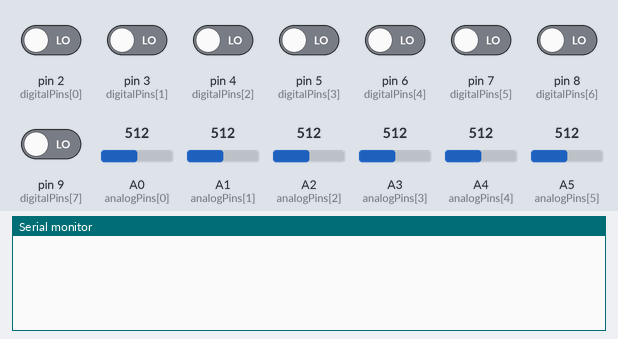
Recording of a sketch running on a simulated Arduino Uno, built with avr-gcc and run on an emulated ATmega328P. On the bench: the last lines printed to the serial monitor. The test bench sets the inputs (shaded band); at power-on: pin 2 (digitalPins[0]), pin 3 (digitalPins[1]), pin 4 (digitalPins[2]), pin 5 (digitalPins[3]), pin 6 (digitalPins[4]), pin 7 (digitalPins[5]), pin 8 (digitalPins[6]), pin 9 (digitalPins[7]) LOW, A0 (analogPins[0]) = 512, A1 (analogPins[1]) = 512, A2 (analogPins[2]) = 512, A3 (analogPins[3]) = 512, A4 (analogPins[4]) = 512, A5 (analogPins[5]) = 512.

Above: at 2.2 s.
2.3 s: pin 2 (digitalPins[0]) driven HIGH
At 4.2 s:
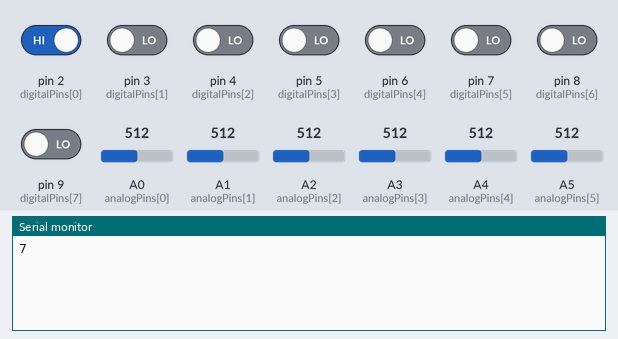
5.0 s: pin 3 (digitalPins[1]) driven HIGH
At 5.8 s:
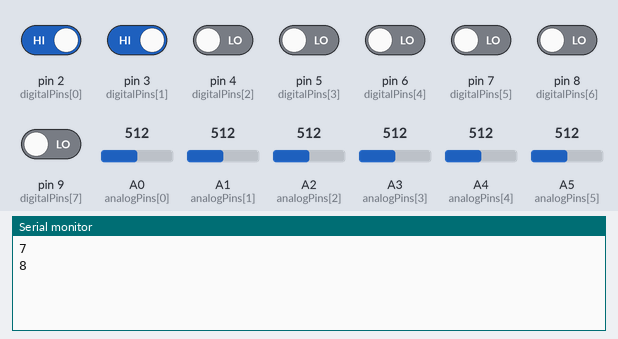
6.5 s: pin 4 (digitalPins[2]) driven HIGH
At 7.3 s:
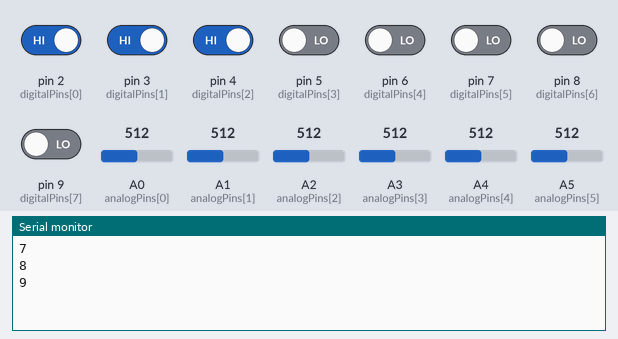
8.0 s: pin 5 (digitalPins[3]) driven HIGH
At 8.7 s:
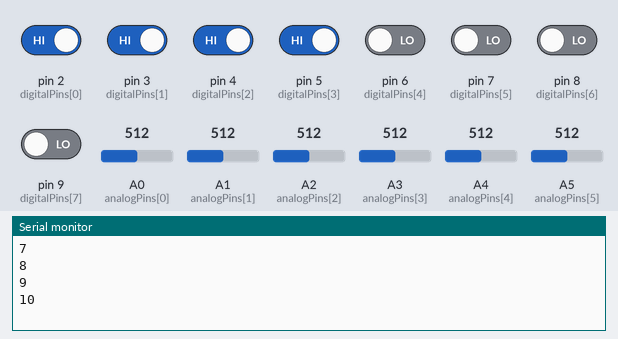
9.5 s: pin 6 (digitalPins[4]) driven HIGH
At 10.6 s:
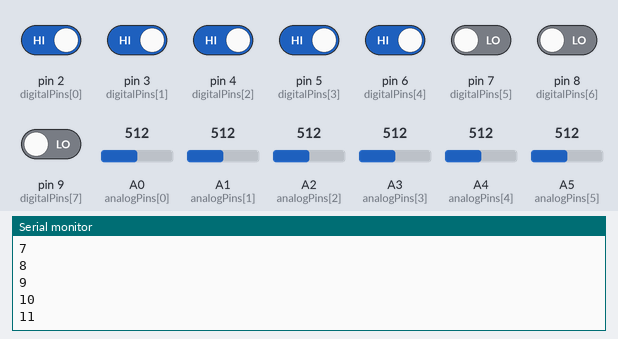
11.0 s: pin 7 (digitalPins[5]) driven HIGH
At 12.1 s:
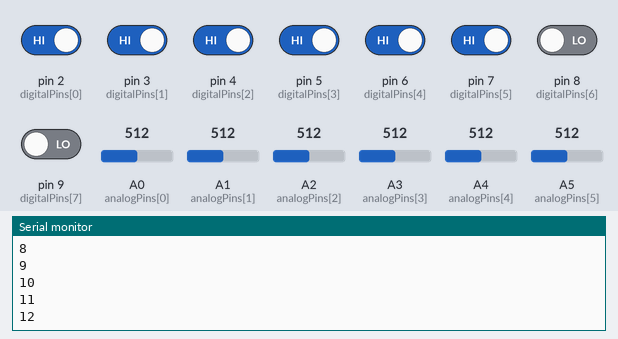
Timing chart, 0 to 13.5 s (numbered marks = the images above; inputs shaded):
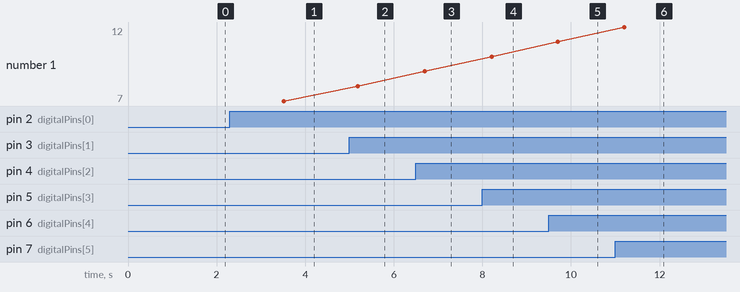

The sketch:

1.ino
```cpp
// 定义引脚：A0-A5作为模拟输入（对应音频1-6），2-9作为数字输入（对应音频7-14）
const int analogPins[] = {A0, A1, A2, A3, A4, A5};  // 6个模拟引脚
const int digitalPins[] = {2, 3, 4, 5, 6, 7, 8, 9};  // 8个数字引脚
const int totalPins = 14;  // 总共14个输入

// 模拟输入的阈值和去抖设置
const int analogThreshold = 190;
const unsigned long debounceDelay = 1200;

// 模拟输入相关变量
int lastAnalogValues[6];
// 数字输入相关变量
int lastDigitalStates[8];  // 8个数字引脚的上一次状态
int digitalStateCounter[8] = {0};  // 8个数字引脚的状态稳定计数器
const int digitalStableThreshold = 10;  // 需要连续检测到10次才认为状态改变
unsigned long lastTriggerTime[14] = {0};  // 14个引脚的触发时间

// 全局触发锁定：确保同一时刻只能有一个引脚触发
unsigned long globalLastTriggerTime = 0;
const unsigned long globalDebounceDelay = 1000;
const unsigned long digitalDebounceDelay = 3500;  // 数字引脚专用延迟

// 模拟输入平滑滤波
const int numReadings = 5;
int readings[6][5];
int readIndex[6] = {0};
int total[6] = {0};

void setup() {
  Serial.begin(9600);

  // 初始化数字引脚2-9为输入模式（不使用上拉电阻）
  for (int i = 0; i < 8; i++) {
    pinMode(digitalPins[i], INPUT);
    lastDigitalStates[i] = digitalRead(digitalPins[i]);
  }

  // 初始化模拟引脚A0-A5
  for (int i = 0; i < 6; i++) {
    for (int j = 0; j < numReadings; j++) {
      readings[i][j] = 0;
    }
    lastAnalogValues[i] = analogRead(analogPins[i]);
  }

  delay(1000);  // 等待串口稳定
}

void loop() {
  unsigned long currentTime = millis();

  // 1. 检查模拟引脚A0-A5（对应音频1-6）
  for (int i = 0; i < 6; i++) {
    // 更新移动平均值
    total[i] = total[i] - readings[i][readIndex[i]];
    readings[i][readIndex[i]] = analogRead(analogPins[i]);
    total[i] = total[i] + readings[i][readIndex[i]];
    readIndex[i] = (readIndex[i] + 1) % numReadings;

    // 计算平滑后的值
    int smoothValue = total[i] / numReadings;
    int change = abs(smoothValue - lastAnalogValues[i]);

    // 检查是否有足够大的变化
    if (change > analogThreshold) {
      if ((currentTime - globalLastTriggerTime) > globalDebounceDelay) {
        // 发送对应的编号（1-6）
        Serial.println(i + 1);
        globalLastTriggerTime = currentTime;
        lastTriggerTime[i] = currentTime;
      }
    }

    lastAnalogValues[i] = smoothValue;
  }

  // 2. 检查数字引脚2-9（对应音频7-14）
  for (int i = 0; i < 8; i++) {
    int currentState = digitalRead(digitalPins[i]);

    // 检测从 LOW 到 HIGH 的跳变，但需要状态稳定
    if (currentState == HIGH && lastDigitalStates[i] == LOW) {
      digitalStateCounter[i]++;
      if (digitalStateCounter[i] >= digitalStableThreshold) {
        // 数字引脚使用独立的更长延迟时间
        if ((currentTime - lastTriggerTime[6 + i]) > digitalDebounceDelay) {
          Serial.println(7 + i);  // 数字引脚对应编号7-14
          globalLastTriggerTime = currentTime;
          lastTriggerTime[6 + i] = currentTime;
          lastDigitalStates[i] = HIGH;
          digitalStateCounter[i] = 0;
        }
      }
    } else if (currentState == LOW && lastDigitalStates[i] == HIGH) {
      digitalStateCounter[i]++;
      if (digitalStateCounter[i] >= digitalStableThreshold) {
        lastDigitalStates[i] = LOW;
        digitalStateCounter[i] = 0;
      }
    } else if (currentState == lastDigitalStates[i]) {
      digitalStateCounter[i] = 0;  // 状态一致，重置计数器
    }
  }

  // 添加小延迟以稳定读取
  delay(20);
}
```

Measured:
- after the input at 2.3 s, the serial monitor: prints a new line after 1.2 s (image 1)
- after the input at 5.0 s, the serial monitor: prints a new line after 0.19 s (image 2)
- after the input at 6.5 s, the serial monitor: prints a new line after 0.20 s (image 3)
- after the input at 8.0 s, the serial monitor: prints a new line after 0.21 s (image 4)
- after the input at 9.5 s, the serial monitor: prints a new line after 0.20 s (image 5)
- after the input at 11.0 s, the serial monitor: prints a new line after 0.20 s (image 6)
- plotted number 1: 7 → 8 after the input at 5.0 s, 8 → 9 after the input at 6.5 s, 9 → 10 after the input at 8.0 s, 10 → 11 after the input at 9.5 s, 11 → 12 after the input at 11.0 s
